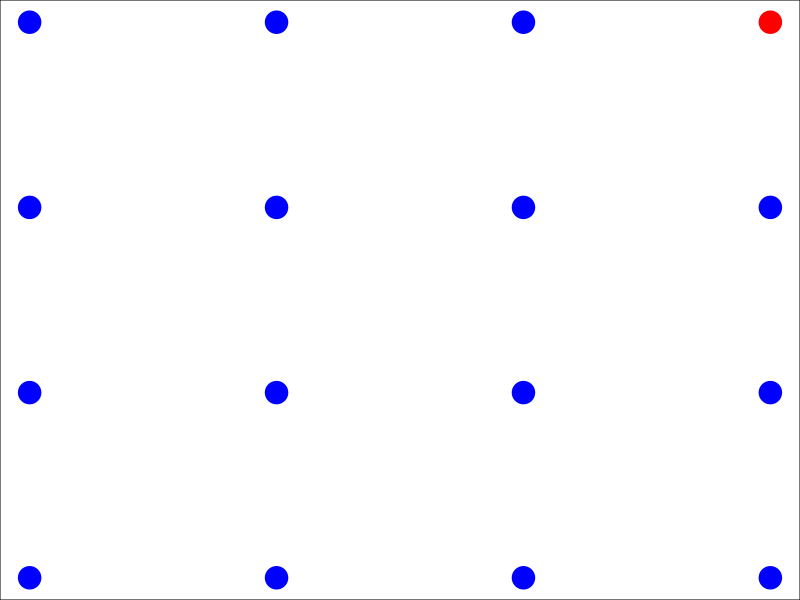
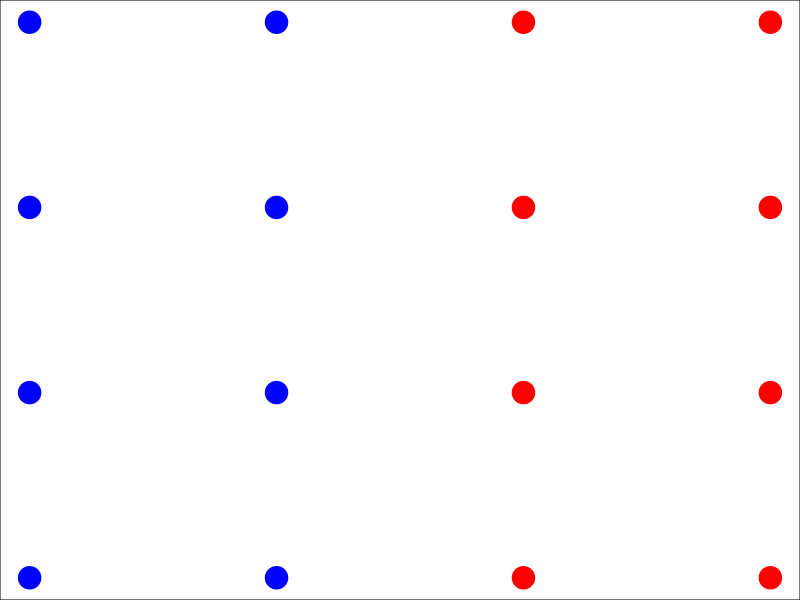

Source code (R) for these figures, in order:
## ---- chunk 1
# make this an external chunk that can be included in any file
library(knitr)
library(xtable)

options(width = 100)

opts_chunk$set(message = F, error = F, warning = F, comment = NA, fig.align = 'center', dpi = 100, tidy = F, cache=TRUE, cache.path = '.cache/', fig.path = 'fig/')

options(xtable.type = 'html')
knit_hooks$set(inline = function(x) {
  if(is.numeric(x)) {
    round(x, getOption('digits'))
  } else {
    paste(as.character(x), collapse = ', ')
  }
})
knit_hooks$set(plot = knitr:::hook_plot_html)
## ---- chunk 2
par(mar=c(0,0,0,0)); set.seed(1234); x = rep(1:4,each=4); y = rep(1:4,4)
plot(x,y,xaxt="n",yaxt="n",cex=3,col=c(rep("blue",15),rep("red",1)),pch=19)
## ---- chunk 3
par(mar=c(0,0,0,0)); 
plot(x,y,xaxt="n",yaxt="n",cex=3,col=c(rep("blue",8),rep("red",8)),pch=19)
